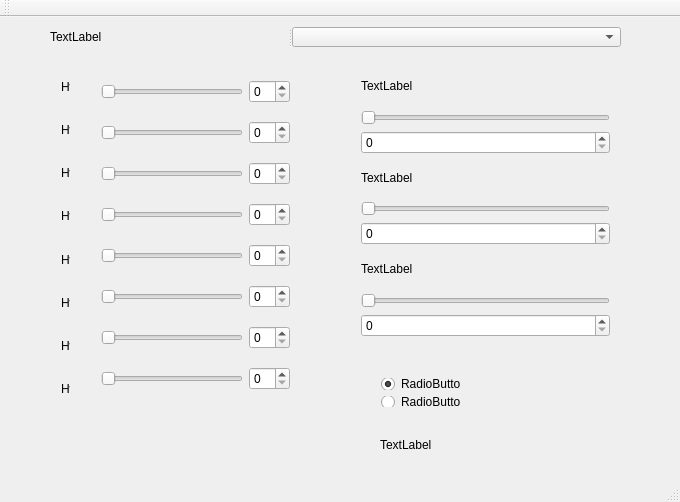
<?xml version="1.0" encoding="UTF-8"?>
<ui version="4.0">
 <class>Widget</class>
 <widget class="QMainWindow" name="Widget">
  <property name="geometry">
   <rect>
    <x>0</x>
    <y>0</y>
    <width>680</width>
    <height>502</height>
   </rect>
  </property>
  <property name="windowTitle">
   <string>Widget</string>
  </property>
  <widget class="QWidget" name="centralWidget">
   <widget class="QWidget" name="layoutWidget">
    <property name="geometry">
     <rect>
      <x>90</x>
      <y>40</y>
      <width>211</width>
      <height>361</height>
     </rect>
    </property>
    <layout class="QVBoxLayout" name="verticalLayout">
     <item>
      <layout class="QHBoxLayout" name="horizontalLayout">
       <item>
        <widget class="QSlider" name="horizontalSlider">
         <property name="orientation">
          <enum>Qt::Horizontal</enum>
         </property>
        </widget>
       </item>
       <item>
        <widget class="QSpinBox" name="spinBox"/>
       </item>
      </layout>
     </item>
     <item>
      <layout class="QHBoxLayout" name="horizontalLayout_2">
       <item>
        <widget class="QSlider" name="horizontalSlider_2">
         <property name="orientation">
          <enum>Qt::Horizontal</enum>
         </property>
        </widget>
       </item>
       <item>
        <widget class="QSpinBox" name="spinBox_2"/>
       </item>
      </layout>
     </item>
     <item>
      <layout class="QHBoxLayout" name="horizontalLayout_3">
       <item>
        <widget class="QSlider" name="horizontalSlider_3">
         <property name="orientation">
          <enum>Qt::Horizontal</enum>
         </property>
        </widget>
       </item>
       <item>
        <widget class="QSpinBox" name="spinBox_3"/>
       </item>
      </layout>
     </item>
     <item>
      <layout class="QHBoxLayout" name="horizontalLayout_4">
       <item>
        <widget class="QSlider" name="horizontalSlider_4">
         <property name="orientation">
          <enum>Qt::Horizontal</enum>
         </property>
        </widget>
       </item>
       <item>
        <widget class="QSpinBox" name="spinBox_4"/>
       </item>
      </layout>
     </item>
     <item>
      <layout class="QHBoxLayout" name="horizontalLayout_5">
       <item>
        <widget class="QSlider" name="horizontalSlider_5">
         <property name="orientation">
          <enum>Qt::Horizontal</enum>
         </property>
        </widget>
       </item>
       <item>
        <widget class="QSpinBox" name="spinBox_5"/>
       </item>
      </layout>
     </item>
     <item>
      <layout class="QHBoxLayout" name="horizontalLayout_6">
       <item>
        <widget class="QSlider" name="horizontalSlider_6">
         <property name="orientation">
          <enum>Qt::Horizontal</enum>
         </property>
        </widget>
       </item>
       <item>
        <widget class="QSpinBox" name="spinBox_6"/>
       </item>
      </layout>
     </item>
     <item>
      <layout class="QHBoxLayout" name="horizontalLayout_7">
       <item>
        <widget class="QSlider" name="horizontalSlider_7">
         <property name="orientation">
          <enum>Qt::Horizontal</enum>
         </property>
        </widget>
       </item>
       <item>
        <widget class="QSpinBox" name="spinBox_7"/>
       </item>
      </layout>
     </item>
     <item>
      <layout class="QHBoxLayout" name="horizontalLayout_8">
       <item>
        <widget class="QSlider" name="horizontalSlider_8">
         <property name="orientation">
          <enum>Qt::Horizontal</enum>
         </property>
        </widget>
       </item>
       <item>
        <widget class="QSpinBox" name="spinBox_8"/>
       </item>
      </layout>
     </item>
    </layout>
   </widget>
   <widget class="QLabel" name="label_13">
    <property name="geometry">
     <rect>
      <x>380</x>
      <y>420</y>
      <width>101</width>
      <height>16</height>
     </rect>
    </property>
    <property name="text">
     <string>TextLabel</string>
    </property>
   </widget>
   <widget class="QWidget" name="layoutWidget">
    <property name="geometry">
     <rect>
      <x>50</x>
      <y>40</y>
      <width>31</width>
      <height>361</height>
     </rect>
    </property>
    <layout class="QVBoxLayout" name="verticalLayout_2">
     <item>
      <widget class="QLabel" name="label">
       <property name="text">
        <string>Hw 1</string>
       </property>
      </widget>
     </item>
     <item>
      <widget class="QLabel" name="label_2">
       <property name="text">
        <string>Hw 2</string>
       </property>
      </widget>
     </item>
     <item>
      <widget class="QLabel" name="label_3">
       <property name="text">
        <string>Hw 3</string>
       </property>
      </widget>
     </item>
     <item>
      <widget class="QLabel" name="label_4">
       <property name="text">
        <string>Hw 4</string>
       </property>
      </widget>
     </item>
     <item>
      <widget class="QLabel" name="label_5">
       <property name="text">
        <string>Hw 5</string>
       </property>
      </widget>
     </item>
     <item>
      <widget class="QLabel" name="label_6">
       <property name="text">
        <string>Hw 6</string>
       </property>
      </widget>
     </item>
     <item>
      <widget class="QLabel" name="label_7">
       <property name="text">
        <string>Hw 7</string>
       </property>
      </widget>
     </item>
     <item>
      <widget class="QLabel" name="label_8">
       <property name="text">
        <string>Hw 8</string>
       </property>
      </widget>
     </item>
    </layout>
   </widget>
   <widget class="QWidget" name="layoutWidget">
    <property name="geometry">
     <rect>
      <x>350</x>
      <y>40</y>
      <width>271</width>
      <height>291</height>
     </rect>
    </property>
    <layout class="QVBoxLayout" name="verticalLayout_3">
     <item>
      <widget class="QLabel" name="label_9">
       <property name="text">
        <string>TextLabel</string>
       </property>
      </widget>
     </item>
     <item>
      <widget class="QSlider" name="horizontalSlider_9">
       <property name="orientation">
        <enum>Qt::Horizontal</enum>
       </property>
      </widget>
     </item>
     <item>
      <widget class="QSpinBox" name="spinBox_9"/>
     </item>
     <item>
      <widget class="QLabel" name="label_10">
       <property name="text">
        <string>TextLabel</string>
       </property>
      </widget>
     </item>
     <item>
      <widget class="QSlider" name="horizontalSlider_10">
       <property name="orientation">
        <enum>Qt::Horizontal</enum>
       </property>
      </widget>
     </item>
     <item>
      <widget class="QSpinBox" name="spinBox_10"/>
     </item>
     <item>
      <widget class="QLabel" name="label_11">
       <property name="text">
        <string>TextLabel</string>
       </property>
      </widget>
     </item>
     <item>
      <widget class="QSlider" name="horizontalSlider_11">
       <property name="orientation">
        <enum>Qt::Horizontal</enum>
       </property>
      </widget>
     </item>
     <item>
      <widget class="QSpinBox" name="spinBox_11"/>
     </item>
    </layout>
   </widget>
   <widget class="QSplitter" name="splitter">
    <property name="geometry">
     <rect>
      <x>50</x>
      <y>10</y>
      <width>571</width>
      <height>20</height>
     </rect>
    </property>
    <property name="orientation">
     <enum>Qt::Horizontal</enum>
    </property>
    <widget class="QLabel" name="label_12">
     <property name="text">
      <string>TextLabel</string>
     </property>
    </widget>
    <widget class="QComboBox" name="comboBox"/>
   </widget>
   <widget class="QWidget" name="layoutWidget">
    <property name="geometry">
     <rect>
      <x>370</x>
      <y>350</y>
      <width>101</width>
      <height>51</height>
     </rect>
    </property>
    <layout class="QVBoxLayout" name="verticalLayout_4">
     <item>
      <widget class="QRadioButton" name="SchemaA">
       <property name="text">
        <string>RadioButton</string>
       </property>
       <property name="checked">
        <bool>true</bool>
       </property>
      </widget>
     </item>
     <item>
      <widget class="QRadioButton" name="SchemaB">
       <property name="text">
        <string>RadioButton</string>
       </property>
      </widget>
     </item>
    </layout>
   </widget>
  </widget>
  <widget class="QMenuBar" name="menuBar">
   <property name="geometry">
    <rect>
     <x>0</x>
     <y>0</y>
     <width>680</width>
     <height>21</height>
    </rect>
   </property>
  </widget>
  <widget class="QToolBar" name="mainToolBar">
   <attribute name="toolBarArea">
    <enum>TopToolBarArea</enum>
   </attribute>
   <attribute name="toolBarBreak">
    <bool>false</bool>
   </attribute>
  </widget>
  <widget class="QStatusBar" name="statusBar"/>
 </widget>
 <layoutdefault spacing="6" margin="11"/>
 <resources/>
 <connections/>
</ui>
